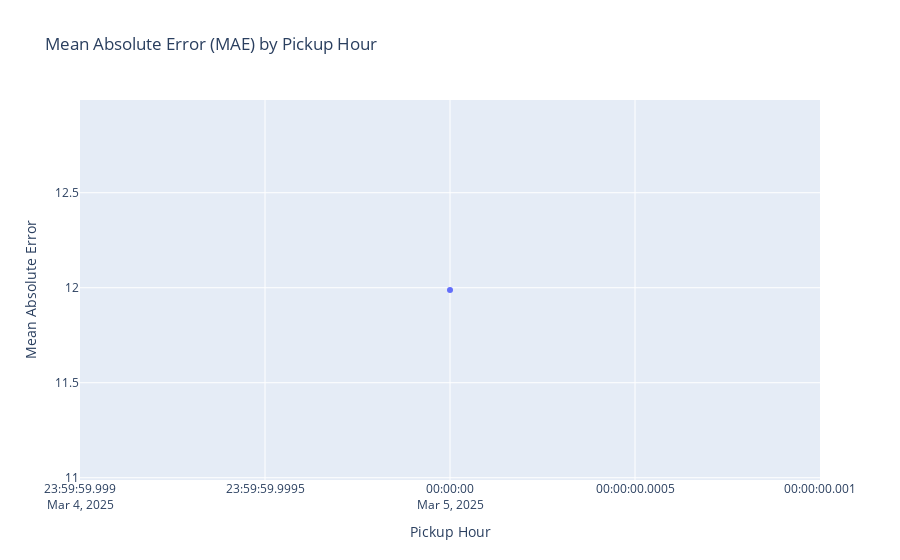

Notebook cell for this chart:
### Code cell
df1 = df
df2 = df_pred

# Merge the DataFrames on 'pickup_location_id' and 'pickup_hour'  
merged_df = pd.merge(df1, df2, on=['pickup_location_id', 'pickup_hour'])  

# Calculate the absolute error  
merged_df['absolute_error'] = abs(merged_df['predicted_demand'] - merged_df['rides'])  

# Group by 'pickup_hour' and calculate the mean absolute error (MAE)  
mae_by_hour = merged_df.groupby('pickup_hour')['absolute_error'].mean().reset_index()  
mae_by_hour.rename(columns={'absolute_error': 'MAE'}, inplace=True)  

# Create a Plotly plot  
fig = px.line(  
    mae_by_hour,  
    x='pickup_hour',  
    y='MAE',  
    title='Mean Absolute Error (MAE) by Pickup Hour',  
    labels={'pickup_hour': 'Pickup Hour', 'MAE': 'Mean Absolute Error'},  
    markers=True  
)  

# Show the plot  
fig.show()

### Figure 1 — Plotly figure (JSON) as saved in the notebook; plotly's stock layout.template omitted (floating-point values rounded to 4 significant figures)
{"data": [{"hovertemplate": "Pickup Hour=%{x}<br>Mean Absolute Error=%{y}<extra></extra>", "legendgroup": "", "line": {"color": "#636efa", "dash": "solid"}, "marker": {"symbol": "circle"}, "mode": "lines+markers", "name": "", "orientation": "v", "showlegend": false, "type": "scatter", "x": ["2025-03-05T00:00:00.000000"], "xaxis": "x", "y": [11.99], "yaxis": "y"}], "layout": {"legend": {"tracegroupgap": 0}, "title": {"text": "Mean Absolute Error (MAE) by Pickup Hour"}, "xaxis": {"anchor": "y", "domain": [0, 1], "title": {"text": "Pickup Hour"}}, "yaxis": {"anchor": "x", "domain": [0, 1], "title": {"text": "Mean Absolute Error"}}}}
